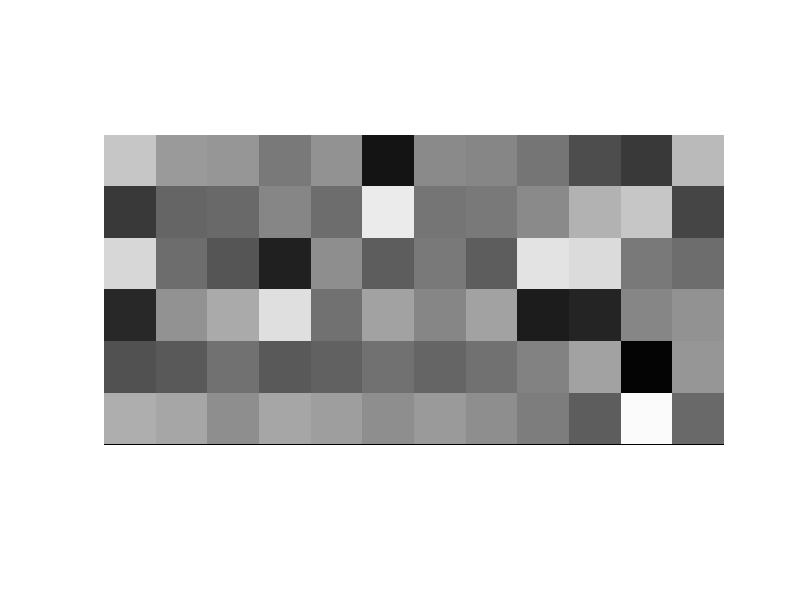

Reproduce this figure in MATLAB.
clear, clc

edge = 10;
width = 6;
height = 12;

fig_box = zeros(width * edge, height * edge);
for ihei = 1:height
    data = rand(1:width);
    data = data ./ sum(data);
    data = round(data * 255);
    
    for jwid = 1:width
        fig_box((jwid-1)*edge+1:jwid*edge, (ihei-1)*edge+1:ihei*edge) = data(jwid);        
    end
    
end

fig_box = uint8(fig_box);

figure, imshow(fig_box);




